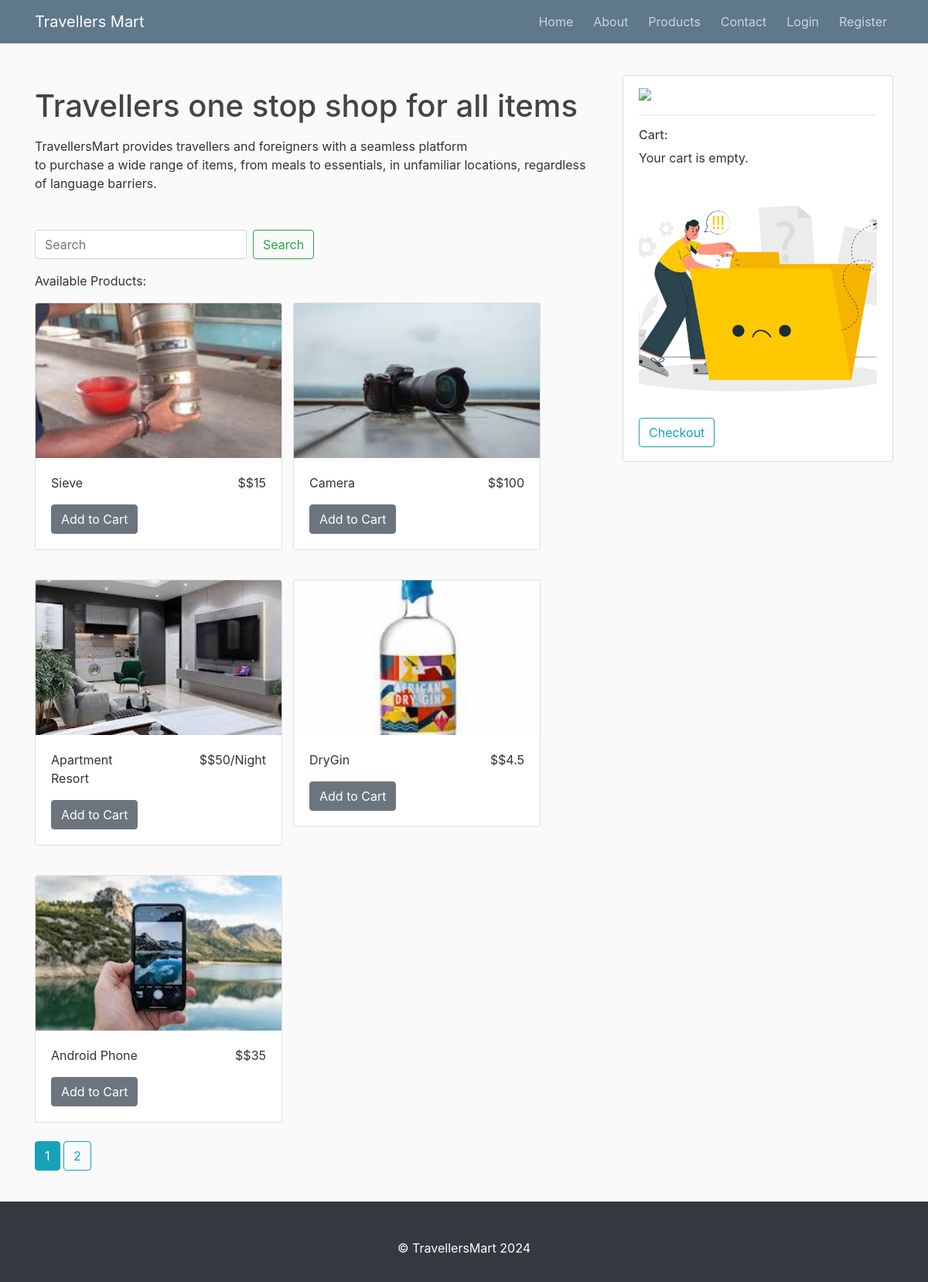
Page /home on the earlier database version.
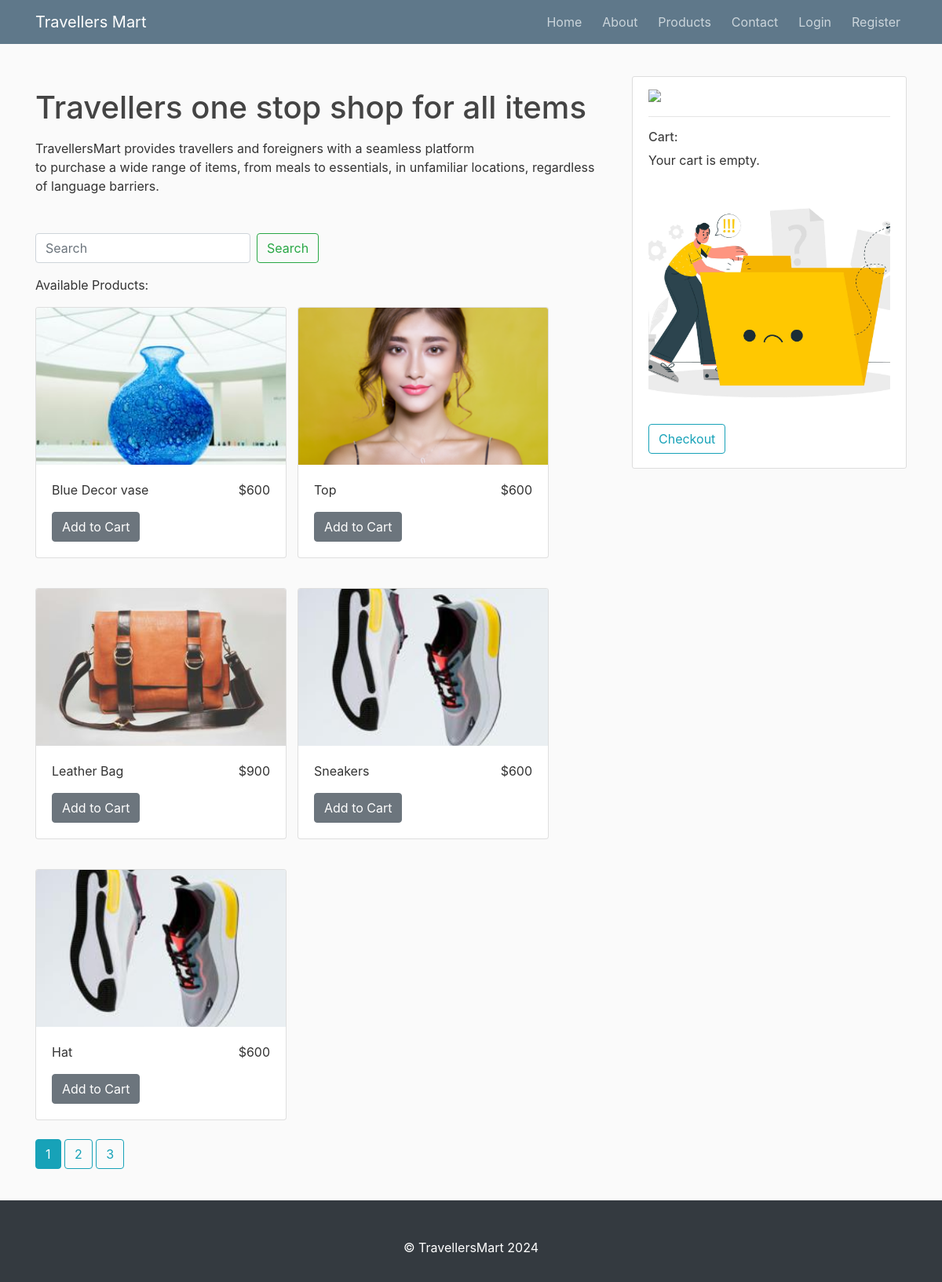
Same page on the later database version.
### flask_station/models.py (models this page shows, shortened)
class Post(db.Model):
    id = db.Column(db.Integer, primary_key=True)
    selling_item = db.Column(db.String(100), nullable=False,)
    content = db.Column(db.Text, nullable=False)
    price = db.Column(db.Text, nullable=False)
    image = db.Column(db.String(100), nullable=False)
    date_posted = db.Column(db.DateTime, nullable=False, default=datetime.utcnow)
    user_id = db.Column(db.Integer, db.ForeignKey('user.id'), nullable=False)

### flask_station/main/routes.py (the view, shortened to what this page needs)
@main.route('/', methods=['GET', 'POST'])
@main.route('/home')
def home():
    query = ""
    page = request.args.get('page', 1, type=int)
    result = Post.query.order_by(Post.date_posted.desc()).paginate(page=page, per_page=5)
    return render_template('index.html', query=query, result=result)

### run.py (called while the page is built)
@app.context_processor
def inject_request_path():
    return dict(request_path=request.path)

### flask_station/templates/index.html (shortened to what this page needs)
{% extends "layout.html" %}
{% block content %}
<div class="col-md-8">
  <div class="mart-content">
    <div class="flex mb-5">
      <div>
        <h1 class="my-3">
          Travellers one stop shop for all items
        </h1>
        <p class="mb-2"> TravellersMart provides travellers and foreigners with a seamless platform <br />to purchase a
          wide range of
          items, from
          meals to essentials, in unfamiliar locations, regardless of language barriers.</p>
      </div>
    </div>
    <div>
      <form class="form-inline mb-3" method="POST" action="/">
        <input class="form-control mr-sm-2" type="search" placeholder="Search" aria-label="Search" name="search">
        <button class="btn btn-outline-success my-2 my-sm-0" type="submit">
          {% if query %}
          <a class="text-success text-decoration-none" href="/">Clear Search</a>
          {% else %}
          Search
          {% endif %}
        </button>
      </form>
      {% if query %}
      <div class="alert alert-info" role="alert">
        You searched for: {{ query }}
      </div>
      {% else %}
      <p>Available Products:</p>
      {% endif %}
      {% if result.items %}
      <div class="d-md-flex flex-wrap" role="alert">
        {% for item in result.items %}
        <div class="mb-4">
          <div class="card">
            <div>
              <img class="card-img-top" src="{{ url_for('static', filename='post_pics/' + item.image) }}" width="200px"
                height="200px" alt="" />
            </div>
            <div class="card-body">
              <div class="d-md-flex justify-content-between">
                <p class="mr-5">
                  {{ item.selling_item }}
                </p>
                <p>${{item.price}}</p>
              </div>
              <div>
                <button data-product-id="{{ item.id }}" class="btn btn-secondary add-to-cart-btn" type="button">Add to
                  Cart</button>
              </div>
            </div>
          </div>
        </div>
        {% endfor %}
      </div>
      {% endif %}
      {% for page_num in result.iter_pages(left_edge=1, right_edge=1, left_current=1, right_current=2) %}
      {% if page_num %}
      {% if result.page == page_num %}
      <a class="btn btn-info mb-4" href="{{ url_for('main.home', page=page_num) }}">{{ page_num }}</a>
      {% else %}
      <a class="btn btn-outline-info mb-4" href="{{ url_for('main.home', page=page_num) }}">{{ page_num }}</a>
      {% endif %}
      {% else %}
      ...
      {% endif %}
      {% endfor %}
    </div>
  </div>
</div>
{% endblock content %}

Differences in the rows shown:
no longer on this page (row edited): Post: image (picture), selling_item "Sieve", price "$15"
no longer on this page (row edited): Post: image (picture), selling_item "Camera", price "$100"
no longer on this page (row edited): Post: image (picture), selling_item "Apartment Resort", price "$50/Night"
no longer on this page (row edited): Post: image (picture), selling_item "DryGin", price "$4.5"
no longer on this page (row edited): Post: image (picture), selling_item "Android Phone", price "$35"
added Post: image (picture), selling_item "Blue Decor vase", price "600"
added Post: image (picture), selling_item "Top", price "600"
added Post: image (picture), selling_item "Leather Bag", price "900"
added Post: image (picture), selling_item "Sneakers", price "600"
added Post: image (picture), selling_item "Hat", price "600"
Other differences:
new list line: "3"
